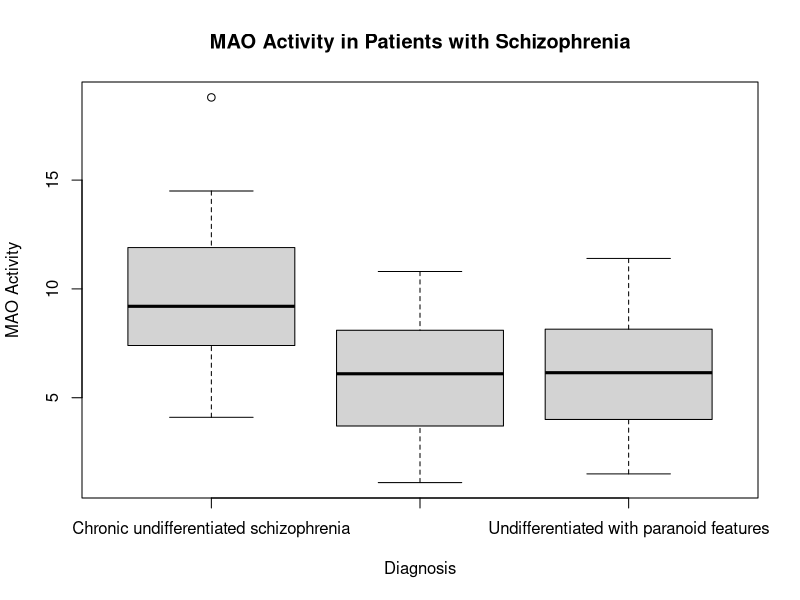

Recreate this plot in R.
#page no 14 
mao_data <- data.frame(
  Diagnosis = c(rep("Chronic undifferentiated schizophrenia", 18),
                rep("Undifferentiated with paranoid features", 16),
                rep("Paranoid schizophrenia", 8)),
  MAO_activity = c(
    6.8, 4.1, 7.3, 14.2, 18.8, 9.9, 7.4, 11.9, 5.2, 7.8, 7.8, 8.7, 12.7, 14.5, 10.7, 8.4, 9.7, 10.6,
    7.8, 4.4, 11.4, 3.1, 4.3, 10.1, 1.5, 7.4, 5.2, 10.0, 3.7, 5.5, 8.5, 7.7, 6.8, 3.1,
    6.4, 10.8, 1.1, 2.9, 4.5, 5.8, 9.4, 6.8
  )
)
summary(mao_data$MAO_activity)
boxplot(MAO_activity ~ Diagnosis, data = mao_data, xlab = "Diagnosis", ylab = "MAO Activity", main = "MAO Activity in Patients with Schizophrenia")
